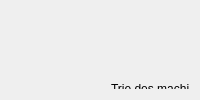
          <widget class="QWidget" name="statPersonnel_3">
           <layout class="QVBoxLayout" name="statPersonnelLayout_5">
            <item>
             <widget class="QWidget" name="chartStatusContainer_5" native="true">
              <widget class="QGroupBox" name="triedesmachines">
               <property name="geometry">
                <rect>
                 <x>100</x>
                 <y>70</y>
                 <width>491</width>
                 <height>351</height>
                </rect>
               </property>
               <property name="title">
                <string>Trie des machines</string>
               </property>
               <widget class="QComboBox" name="trie">
                <property name="geometry">
                 <rect>
                  <x>20</x>
                  <y>70</y>
                  <width>281</width>
                  <height>26</height>
                 </rect>
                </property>
                <item>
                 <property name="text">
                  <string>id</string>
                 </property>
                </item>
                <item>
                 <property name="text">
                  <string>nom</string>
                 </property>
                </item>
                <item>
                 <property name="text">
                  <string>Date fonctionnement</string>
                 </property>
                </item>
                <item>
                 <property name="text">
                  <string>État</string>
                 </property>
                </item>
                <item>
                 <property name="text">
                  <string>Type</string>
                 </property>
                </item>
               </widget>
               <widget class="QPushButton" name="oktrie">
                <property name="geometry">
                 <rect>
                  <x>330</x>
                  <y>70</y>
                  <width>93</width>
                  <height>29</height>
                 </rect>
                </property>
                <property name="text">
                 <string>OK</string>
                </property>
               </widget>
              </widget>
             </widget>
            </item>
           </layout>
          </widget>
